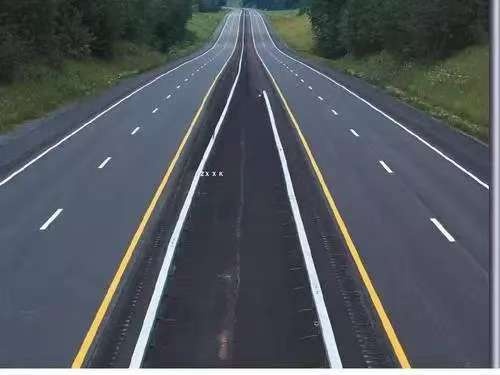
#> input picture machine vision/data/2.jpg, 500 x 375 px, found by its file name
$ jupyter execute Untitled-4.ipynb
#> lines starting #> are read from the running program, lines starting #| are printed output that depends on the picture; after the words box and inside, x2 and y2 are one past the last pixel; in counts of white or black regions, pixels touching at a corner belong together
[cell 1]
import cv2
import numpy as np

# -------------------------- 一、公路图片直线检测（修复路径+读取判断）--------------------------
def detect_road_lines(image_path):
    # 1. 读取图像（处理路径转义，增加读取失败判断）
#> called with image_path = 'F:\\My-study\\machine vision\\data\\2.jpg'
    img_road = cv2.imread(image_path)
#> img_road is the input picture: shape (375, 500, 3); mean B, G, R 93.5, 86.9, 81.5
    if img_road is None:
        print(f"错误：无法读取图片，请检查路径是否正确 -> {image_path}")
        return

    # 2. 预处理：灰度化 + 边缘检测
    gray_road = cv2.cvtColor(img_road, cv2.COLOR_BGR2GRAY)
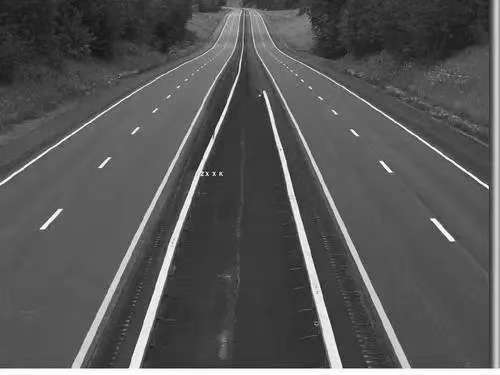
#> gray_road: shape (375, 500); min 3, max 255, mean 86.1
    edges_road = cv2.Canny(gray_road, threshold1=50, threshold2=150, apertureSize=3)
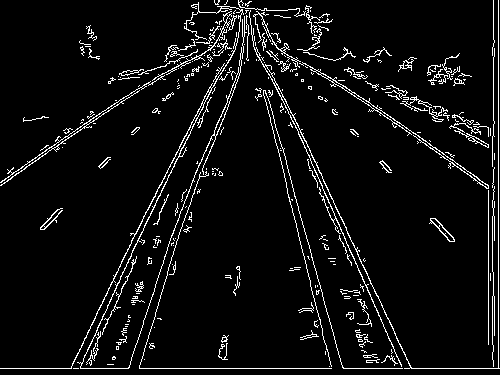
#> edges_road: shape (375, 500); 5.8% white in thin lines or dots

    # 3. 霍夫直线变换（概率霍夫线，适合车道线检测）
    lines = cv2.HoughLinesP(
        edges_road,
        rho=1,               # 像素精度
        theta=np.pi/180,     # 角度精度（弧度）
        threshold=80,        # 检测阈值（可根据图片调整）
        minLineLength=80,    # 直线最小长度（过滤短线段）
        maxLineGap=15        # 线段间最大间隙（允许拼接的间隙）
    )
#> lines = 35 rows, first 6: [0, 368, 499, 368], [498, 367, 498, 0], [285, 105, 401, 365], [293, 115, 411, 367], [493, 135, 493, 0], [263, 92, 331, 366]

    # 4. 绘制直线（判断是否检测到直线，避免空指针）
    if lines is not None:
        for line in lines:
            x1, y1, x2, y2 = line[0]
            cv2.line(img_road, (x1, y1), (x2, y2), (0, 255, 0), 2)  # 绿色直线
#> this loop made 35 passes
#> (x1, y1, x2, y2) on passes 1 to 12: (0, 368, 499, 368), (498, 367, 498, 0), (285, 105, 401, 365), (293, 115, 411, 367), (493, 135, 493, 0), (263, 92, 331, 366), (488, 344, 488, 185), (116, 285, 251, 8), (72, 363, 159, 185), (318, 69, 493, 192), (16, 173, 145, 86), (13, 172, 138, 88)
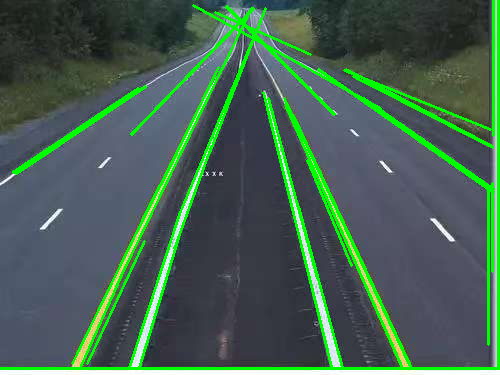
#> img_road: shape (375, 500, 3); 8.75% of pixels changed, all inside (x1, y1, x2, y2) = (0, 0, 500, 370)
        print(f"成功检测到 {len(lines)} 条直线")
#| 成功检测到 35 条直线
    else:
        print("未检测到直线，可尝试调整 HoughLinesP 的参数")

    # 5. 显示结果
    cv2.imshow("Road Lines Detection", img_road)
    cv2.imshow("Canny Edges", edges_road)  # 显示边缘检测结果，方便调参
    cv2.waitKey(0)
    cv2.destroyAllWindows()

# -------------------------- 二、零件图片圆孔尺寸测量（修复路径+读取判断）--------------------------
# [59 lines left out: function measure_circle_size, not called in this run]

# -------------------------- 调用函数（修改为你的图片路径）--------------------------
if __name__ == "__main__":
    # 1. 直线检测（替换为你的公路图片路径）
    road_image_path = r"F:\My-study\machine vision\data\2.jpg"  # 加 r 表示原始字符串，避免转义
    detect_road_lines(road_image_path)

    # [7 lines of commented-out code are left out]

[cell 2]
import cv2
import numpy as np

def measure_circle_size():
    # -------------------------- 1. 图片路径（务必替换为你的实际路径）--------------------------
    image_path = r"F:\My-study\machine vision\data\1.jpg"  # 示例路径，需替换为你的零件图片路径

    # -------------------------- 2. 读取图片并校验 --------------------------
    img_part = cv2.imread(image_path)
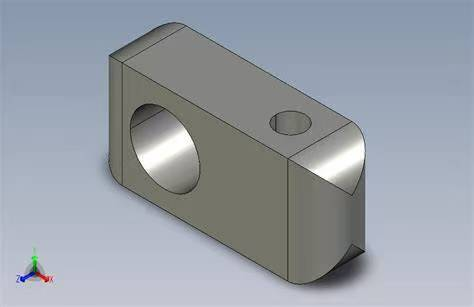
#> input picture machine vision/data/1.jpg, 474 x 307 px, found by its file name
#> img_part is the input picture: shape (307, 474, 3); mean B, G, R 166.6, 157.9, 151.6
    if img_part is None:
        print(f"❌ 图片读取失败！请检查路径：{image_path}")
        return

    # -------------------------- 3. 图像预处理 --------------------------
    gray_part = cv2.cvtColor(img_part, cv2.COLOR_BGR2GRAY)
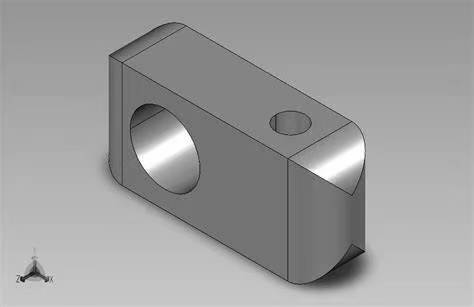
#> gray_part: shape (307, 474); min 2, max 255, mean 157.1
    blur = cv2.GaussianBlur(gray_part, (5, 5), 0)

    # -------------------------- 4. 霍夫圆变换（针对两个圆孔优化参数）--------------------------
    circles = cv2.HoughCircles(
        blur,
        method=cv2.HOUGH_GRADIENT,
        dp=1.2,              # 分辨率比例
        minDist=80,          # 两个圆心的最小距离（避免误判，根据两圆实际间距调整）
        param1=60,           # Canny高阈值
        param2=30,           # 降低阈值以确保两个圆都被检测（原35→30）
        minRadius=20,        # 最小圆半径（适配小圆）
        maxRadius=80         # 最大圆半径（适配大圆）
    )
#> circles = [[185.4, 95.4, 62.12], [316.2, 209.4, 77.96], [136.2, 163.8, 27.68], [289.8, 109.8, 23.24]]

    # -------------------------- 5. 尺寸标定（核心！必须根据实际零件校准）--------------------------
    # 步骤：在图片中找一个**已知实际长度**的参考物（如零件的某条边），测量其**像素数**
    # 示例：若零件上某条边实际长 40mm，在图片中像素数为 160，则：
    ref_real = 40.0   # 参考物实际长度（单位：mm）
    ref_pixel = 160   # 参考物的像素数
    scale = ref_real / ref_pixel  # 1像素 = scale 毫米

    # -------------------------- 6. 检测并绘制圆孔，计算尺寸 --------------------------
    if circles is not None:
        circles = np.uint16(np.around(circles))
#> circles = [[185, 95, 62], [316, 209, 78], [136, 164, 28], [290, 110, 23]]
        for i, (x, y, r) in enumerate(circles[0]):
            # 绘制圆心和圆轮廓
            cv2.circle(img_part, (x, y), 3, (0, 255, 0), -1)  # 绿色圆心
            cv2.circle(img_part, (x, y), r, (0, 0, 255), 2)    # 红色圆轮廓

            # 计算实际尺寸
            radius = r * scale
            diameter = radius * 2
            print(f"🔍 圆孔 {i+1} - 半径：{radius:.2f} mm，直径：{diameter:.2f} mm")

            # 标注尺寸到图片上
            cv2.putText(
                img_part,
                f"D={diameter:.1f}mm",
                (x - 60, y - 30),
                cv2.FONT_HERSHEY_SIMPLEX,
                0.7,
                (255, 0, 0),
                2
            )
#> this loop made 4 passes
#> (x, y, r, radius, diameter) on passes 1 to 4: (185, 95, 62, 15.5, 31), (316, 209, 78, 19.5, 39), (136, 164, 28, 7, 14), (290, 110, 23, 5.75, 11.5)
#| 🔍 圆孔 1 - 半径：15.50 mm，直径：31.00 mm
#| 🔍 圆孔 2 - 半径：19.50 mm，直径：39.00 mm
#| 🔍 圆孔 3 - 半径：7.00 mm，直径：14.00 mm
#| 🔍 圆孔 4 - 半径：5.75 mm，直径：11.50 mm
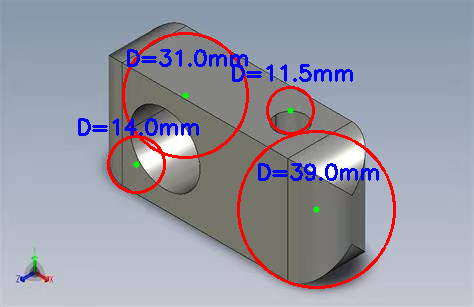
#> img_part: shape (307, 474, 3); 4.62% of pixels changed, all inside (x1, y1, x2, y2) = (78, 32, 396, 289)
        print(f"\n✅ 共检测到 {len(circles[0])} 个圆孔")
#| ✅ 共检测到 4 个圆孔
    else:
        print("⚠️  未检测到圆孔！可尝试调整 param2（再降低）、minRadius/maxRadius（扩大范围）")

    # -------------------------- 7. 显示结果 --------------------------
    cv2.imshow("圆孔尺寸测量", img_part)
    cv2.imshow("预处理（模糊）", blur)
    cv2.waitKey(0)
    cv2.destroyAllWindows()

if __name__ == "__main__":
    measure_circle_size()
